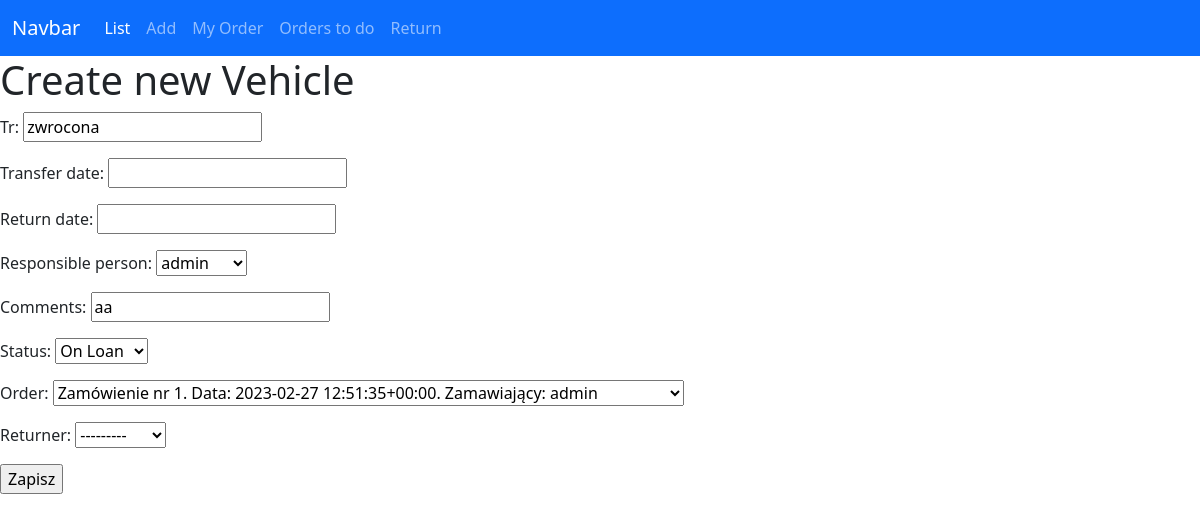
Page /files/update/23/ on the earlier database version.
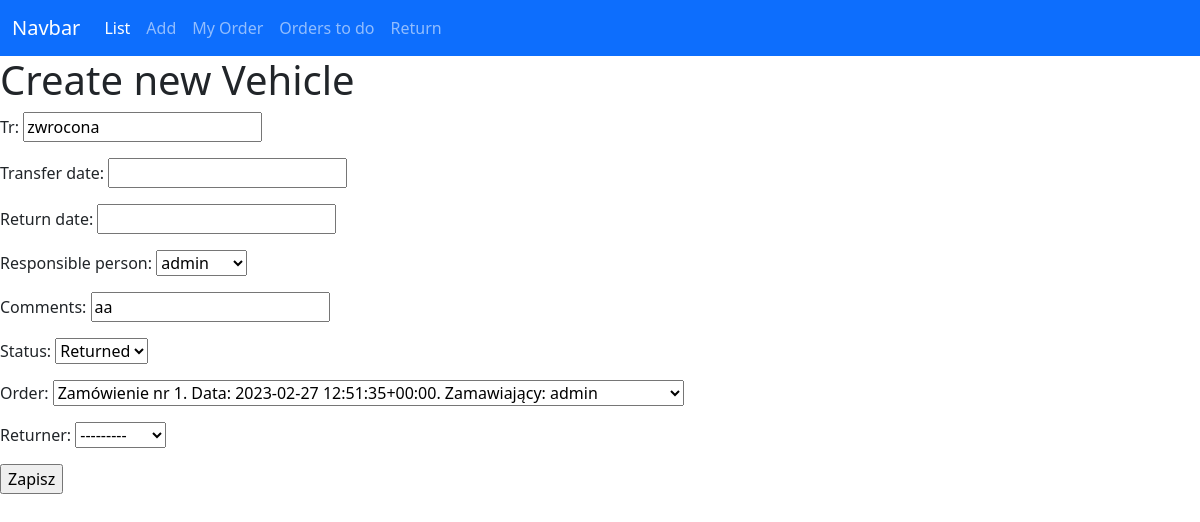
Same page on the later database version.
### files/models.py (models this page shows, shortened)
class Vehicle(models.Model):
    tr = models.CharField(max_length=8)
    transfer_date = models.DateTimeField(blank=True, null=True)
    return_date = models.DateTimeField(blank=True, null=True)
    responsible_person = models.ForeignKey(User, related_name="vehicles", on_delete=models.RESTRICT)
    comments = models.CharField(max_length=100, null=True, blank=True)
    LOAN_STATUS = (
        ('a', 'Awaits'),
        ('o', 'On Loan'),
        ('r', 'Returned'),
        ('e', 'rejected')
    )
    status = models.CharField(max_length=1, blank=True, choices=LOAN_STATUS, default='a')
    order = models.ForeignKey(Order, related_name="vehicles", on_delete=models.SET_NULL, null=True)
    returner = models.ForeignKey(User, related_name='vehicles_returner', on_delete=models.CASCADE, null=True, blank=True)

### files/views.py (the view)
# urls.py: path('update/<int:pk>/', views.VehicleUpdateView.as_view(), name='update_vehicle'),
class VehicleUpdateView(UpdateView):
    model = Vehicle
    fields = '__all__'
    success_url = reverse_lazy('files:list')

### files/models.py (called while the page is built)
    def __str__(self) -> str:
        return f"Zamówienie nr {self.id}. Data: {self.order_date}. Zamawiający: {self.orderer}"

### files/templates/files/vehicle_form.html (shortened to what this page needs)
{% extends 'home.html' %}
{% block content %}
    <h1>Create new Vehicle</h1>
    <form action="" method="post">
        {{form.as_p}}
        <input type="submit" value="Zapisz">
    </form>
{% endblock content %}

Differences in the rows shown:
changed Vehicle "zwrocona": status "On Loan" → "Returned"
